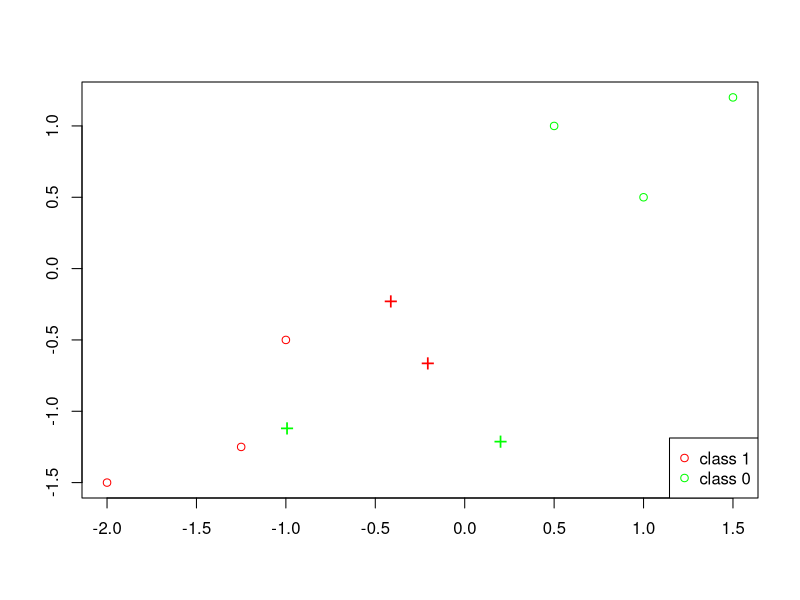

This chart was generated by the following R code: (Note: this script raises an error after producing the figure.)




#set.seed(235)
set.seed(5245)

# import necessary libraries
library(class)

csize = 10
p = 2        
s_centers = 1
#s_x = 1
s_x = sqrt(1/10); 

m1 = matrix(rnorm(csize*p), csize, p)*s_centers + cbind( rep(0.5,csize), rep(0.5,csize) )
m0 = matrix(rnorm(csize*p), csize, p)*s_centers + cbind( rep(-0.5,csize), rep(-0.5,csize) )



n = 10
id1 = sample(1:csize, n, replace=TRUE)
id0 = sample(1:csize, n, replace=TRUE)  
traindata = matrix(rnorm(2*n*p), 2*n, p)*s_x + rbind(m1[id1,], m0[id0,])
dim(traindata)
Ytrain = rep(c(1, 0), each = n)

# Test sample of size 10,000

N = 50
# Allocate the n samples for class 1  to the 10 clusters
id1 = sample(1:csize, N, replace=TRUE)
# Allocate the n samples for class 1 to the 10 clusters
id0 = sample(1:csize, N, replace=TRUE)  
testdata = matrix(rnorm(2*N*p), 2*N, p)*s_x + rbind(m1[id1,], m0[id0,])
dim(testdata)
Ytest = rep(c(1, 0), each = N)

########## PART 2 TESTING ###########

euclidean_distance = function(point1, point2) {
  if (length(point1) == length(point2)) {
    return(sqrt(sum((point1 - point2)^2)))
  } else {
    stop('Vectors must be of the same length')
  }
}

csize=2
n=3
N=2
traindata = matrix(c(1.5,1.2,1.0,0.5,0.5,1.0,-1.25,-1.25,-1.0,-0.5,-2,-1.5), ncol=2, byrow=TRUE)
testdata = matrix(c(0,0,2,2), ncol=2, byrow=TRUE)
Ytrain = c(1,1,1,0,0,0)
Ytest = c(1,1)

plot(traindata[,1], traindata[,2], type="n", xlab="", ylab="")
points(traindata[1:n,1], traindata[1:n,2], col="green")
points(traindata[(n+1):(2*n),1], traindata[(n+1):(2*n),2], col="red")
points(m1[1:csize,1], m1[1:csize,2], pch="+", cex=1.5, col="green")
points(m0[1:csize,1], m0[1:csize,2], pch="+", cex=1.5, col="red");   
legend("bottomright", pch = c(1,1), col = c("red", "green"), legend = c("class 1", "class 0"))


knn_from_scratch = function(train, test, truth, k) {
  expanded_test_data = matrix(rep(test,each = nrow(train)), ncol=2)
  expanded_train_data = matrix(rep(t(train), times = nrow(test)), ncol=2, byrow = TRUE)
  # Repeat test rows to subtract from corresponding training rows
  
  train_less_test = expanded_train_data - expanded_test_data
  train_less_test_sum_squares = rowSums(train_less_test^2)
  neighbor_distances = matrix(sqrt(train_less_test_sum_squares),nrow=nrow(test), byrow=TRUE)
  # Take the sum of squares of the difference between test points from training points
  # Uses vector functionality to calculate each point's distance to neighbors
  
  nearest_neighbor_address = function(j) {
    nearest_unique = head(sort(unique(j)),k)

    frequencies = as.data.frame(table(j))
    duplicates = frequencies[frequencies$Freq > 1,]
    print(train)
    print(test)
    print(truth)
  print(duplicates)
    # for(num in nearest_unique) {
    #   tie_index=which(j %in% num)
    #   if(num %in% duplicates[,1]) {
    #     return_idx = sample(tie_index,1)
    #   } else {
    #     return_idx = tie_index
    #   }
    #   return_arr = append(return_arr,return_idx)
    # }
    
    get_nearest_indexes <- function(num) {
      tie_index=which(j %in% num)
      cat("\n")
      print(tie_index)
      print("duplicates")
      print(duplicates)
      if(num %in% duplicates[,1]) {
        return_idx = sample(tie_index,1)
        print("ant")
        print(tie_index)
        print(return_idx)
      } else {
        print("cons")
        return_idx = tie_index
      }
      # return_arr = append(return_arr,return_idx)
      cat("\n")
      print(return_idx)
      return(return_idx)
    }
    
    test = unlist(lapply(nearest_unique, get_nearest_indexes))
    print("test")
    print(test)
    
    return(test)
  }
  
  # Function to get k nearest neighbors (temp variable j for k)
  
  neighborhood_votes = apply(neighbor_distances, 1, nearest_neighbor_address)
  # Return address of each row's nearest neighbor
  
  neighborhood_votes_v = matrix(truth[neighborhood_votes], nrow=nrow(test), byrow=TRUE)
  # Collect votes from nearest neighbor
  
  determine_winner = function(point){
    if (sum(point) > k/2) {
      return(1)
    } else if (sum(point) < k/2) {
      return(0)
    } else {
      return(sample(0:1, 1))
    }
  }
  # Determine winner given votes of k nearest neighbors. Ties are broken randomly.
  
  predictions = apply(neighborhood_votes_v, 1, determine_winner)
  return(predictions)
}

print("k = 3")
baseline_test.pred = knn(traindata, testdata, Ytrain, k=3)
table(Ytest, baseline_test.pred)
implementation_test.pred = knn_from_scratch(traindata, testdata, Ytrain, k=3)
table(Ytest, implementation_test.pred)


# for(n in nearest) {
#   extra_k = extra_k + (sum(j == n) - 1)
# }

# my_do_something <- function(i) {
#   extra_k = extra_k + (sum(j == i) - 1)
# }
# 
# for (n in nearest) {
#   my_do_something(n)
# }
# 
# sapply(nearest, my_do_something)


j = c(0.8791893, 1.7848809, 0.8791893, 1.8745119, 2.3749307, 2.3526441, 3.176593, 1.1847304, 3.7154846, 1.7848809, 3.4136126, 2.7707655, 0.6056586, 2.7790663, 2.4914583, 2.6027233, 2.8103019, 2.4129525, 2.2555611, 2.2555611)
truth = c(1,0,0,1,0,1,1,1,0,0,0,0,1,1,0,1,0,1,0,1)
k = 3

# get the top k things
nearest_unique = head(sort(unique(j)),k)
nearest_unique

frequencies = as.data.frame(table(j))
dupes = frequencies[frequencies$Freq > 1,]
dupes

dupes[,1]

return_arr = c()

for(num in nearest_unique) {
  tie_index=which(j %in% num)
  print(length(tie_index))
  if(length(tie_index) > 1) {
    return_idx = sample(tie_index,1)
  } else {
    return_idx = tie_index
  }
  return_arr = append(return_arr,return_idx)
}

return_arr


# convert this bish

for (num in nearest_unique) {
  get_nearest_indexes(num)
}
  
get_nearest_indexes <- function(num) {
  tie_index=which(j %in% num)
  if(num %in% dupes[,1]) {
    return_idx = sample(tie_index,1)
  } else {
    return_idx = tie_index
  }
  # return_arr = append(return_arr,return_idx)
  return(return_idx)
}

# convert part 2
sapply(nearest_unique, get_nearest_indexes)



frequencies = as.data.frame(table(j))
dupes = frequencies[frequencies$Freq > 1,]
print(">>> dupes")
print(dupes)

for(i in 1:ncol(dupes)) {
  tie_distance = dupes[i,1]
  tie_index=which(j %in% tie_distance)
  
}


test_truth = c(0,1,1)
match(1,test_truth)

extra_k = 0
unique_j = unique(test)
nearest = head(sort(unique_j),3)

my_do_something <- function(i) {
  extra_k = extra_k + (sum(test == i) - 1)
}

blah = sum(sapply(nearest, my_do_something))
blah

which(c(0,1,2,2.2,1,5,2.2,3) %in% 2.2)

# 
# 
# # test_table = table(test)
# # dupes = test_table[test_table > 1]
# # no_dupes = unique(test)
# maxes = head(sort(no_dupes), 3)
# extra_k = 0
# for(max in maxes) {
#   extra_k = extra_k + (sum(test == max) - 1)
# }
# 
# extra_k

# eh = apply(maxes, 0, getsum)
# eh
# sum(test == 0.6056556)

# This gets indices of duplicated values
# which(duplicated(test) | duplicated(test, fromLast = TRUE))


# part 3

get_best_k = function(x, y) {
  
  # init variables for looping through k values
  max_k = 180
  fold_count = 10
  k_values = 1:max_k
  average_errors = rep(0, max_k)
  fold_size = floor(nrow(x) / fold_count)
  random_idx = sample(1:nrow(x))
  
  # loop through values of k, for each, calculate n-fold cv error
  for (k in k_values){
    # cumulative error for averaging out at the end
    error = 0
    
    for (fold in 1:fold_count){
      # calculate the index for train/validate for this fold 
      # do this by getting ordered idx (e.g. 1:10), then using that to get rand idx
      ordered_val_idx = ((fold - 1) * fold_size + 1) : (fold * fold_size)
      val_idx = random_idx[ordered_val_idx]
      
      # split data into train/val. Use negative index to exclude ones we don't want
      fold_train_x = x[-val_idx, ]
      fold_train_y = y[-val_idx]
      fold_val_x = x[val_idx, ]
      fold_val_y = y[val_idx]
      
      # Make prediction
      fold_predicted_y = knn(fold_train_x, fold_val_x, fold_train_y, k=k)
      
      # Sum the error
      error = error + sum(fold_predicted_y != fold_val_y)
    }
    
    # Add error to array to track
    average_errors[k] = error / fold_count
  }
  
  # uncomment to debug
  # plot(average_errors, xlab="k", ylab="Average error count", main="Error vs K")
  
  # Find lowest error (larger k breaks tie) which.max returns first, so reversing
  # array will get us last
  min_idx = length(average_errors) - which.min(rev(average_errors)) + 1
  min_error = average_errors[min_idx]
  best_k = k_values[min_idx]
  
  return(best_k)
}


best_k = get_best_k(traindata, Ytrain)
predicted = knn(traindata, testdata, Ytrain, k=best_k)
actual = Ytest
print(table(actual, predicted))

# Part 4 Bayes Rule

bayes_rule = function(x, s, m1, m0) {
  # x = x values 
  # s = sigma used to generate x
  # m0 = means of class 0 (for each center)
  # m1 - means of class 1 (for each center)
  
  # from assignment 1 (campuswire #36)
  
  # initialize variables for loop
  center_count = nrow(m1)
  numerator = rep(0, nrow(x))
  denominator  = rep(0, nrow(x))
  print(paste0("x ",x,"s ",s))
  print(paste0("center_count ",head(center_count),", numerator ",head(numerator),", denominator ",head(denominator)))
  
  # iterate through centers, and sum for each
  for(center in center_count){
    current_m1 = m1[center, ]
    current_m0 = m0[center, ]
    print(paste0("current_m1 ",current_m1," current_m0 ",current_m0))
    
    # get norm of each row
    m1_norm = apply(x - current_m1, 1, function(row) sqrt(sum(row^2)))
    m0_norm = apply(x - current_m0, 1, function(row) sqrt(sum(row^2)))
    
    # calculate numerator and denominator portions for each center
    numerator = sum(exp(-m1_norm / (2 * s^2)))
    denominator = sum(exp(-m0_norm / (2 * s^2)))
  }
  
  # return 1 if numerator is bigger else 0
  
  return(as.numeric(numerator >= denominator))
}


predicted = bayes_rule(testdata, s_x, m1, m0)
actual = Ytest
print(table(actual, predicted))


m0=matrix(c(1.0,1.0,1.5,2), ncol=2, byrow=TRUE)
m1=matrix(c(-1.0,-1.0,-.5,-.25), ncol=2, byrow=TRUE)
m0
m1
x=testdata
s=s_x

x=matrix(c(.5,.75,2,3,-.25,0), ncol=2, byrow=TRUE)
s=s_x
x
s
# from assignment 1 (campuswire #36)

# initialize variables for loop
center_count = nrow(m1)
numerator = rep(0, nrow(x))
denominator  = rep(0, nrow(x))
print(x)
print(s)
print(paste0("center_count ",head(center_count),", numerator ",head(numerator),", denominator ",head(denominator)))


for(center in 1:center_count){
  #for(center in 1){
  center=1
  print(paste0("center ",center))
  current_m1 = m1[center, ]
  current_m0 = m0[center, ]
  #print(paste0("current_m1 ",current_m1," current_m0 ",current_m0))
  
  print(paste0("current_m0 ",current_m0))
  print(paste0("current_m1 ",current_m1))
  
  # get norm of each row
  m1_norm = apply(x - current_m1, 1, function(row) sqrt(sum(row^2)))
  m0_norm = apply(x - current_m0, 1, function(row) sqrt(sum(row^2)))
  
  #print(paste0("m1_norm ",m1_norm, "m0_norm ",m0_norm))
  print(x)
  print(paste0("m0_norm ",m0_norm))
  print(paste0("m1_norm ",m1_norm))
  
  print("numerator ")
  print(numerator)
  print(" denominator ")
  print(denominator)
  
  # calculate numerator and denominator portions for each center
  denominator = denominator + exp(-m1_norm/(2 * s^2))
  numerator = numerator + exp(-m0_norm / (2 * s^2))
  
  
  #numerator = sum(exp(-m1_norm / (2 * s^2)))
  #denominator = sum(exp(-m0_norm / (2 * s^2)))
  print(center)
  print("numerator ")
  print(numerator)
  print(" denominator ")
  print(denominator)
  print(as.numeric(numerator >= denominator))
}
print("numerator ")
print(numerator)
print(" denominator ")
print(denominator)
print(as.numeric(numerator >= denominator))
